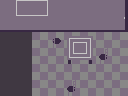

A 2D game scene composited from a Tiled map and its tileset images. What follows is a short description and the map's XML, with every tile layer's data as written:
An orthogonal 8x6 tile map with 16x16 px tiles, 3 tile layers (background, background+, items).

<map version="1.9" tiledversion="1.9.2" orientation="orthogonal" renderorder="right-down" width="8" height="6" tilewidth="16" tileheight="16" infinite="0" nextlayerid="5" nextobjectid="1">
 <tileset firstgid="1" source="tileset.tsx" />
 <layer id="3" name="background" width="8" height="6">
  <data encoding="csv">
34,34,34,34,34,34,34,34,
47,47,47,47,47,47,47,47,
8,8,74,74,74,74,74,74,
8,8,74,74,74,74,74,74,
8,8,74,74,74,74,74,74,
8,8,74,74,74,74,74,74
</data>
 </layer>
 <layer id="4" name="background+" width="8" height="6">
  <data encoding="csv">
0,57,58,0,0,0,0,0,
0,0,0,0,0,0,0,0,
0,0,0,0,0,0,0,0,
0,0,0,0,0,0,0,0,
0,0,0,0,0,0,0,0,
0,0,0,0,0,0,0,0
</data>
 </layer>
 <layer id="1" name="items" width="8" height="6">
  <data encoding="csv">
0,0,0,0,0,0,0,39,
0,0,0,0,0,0,0,52,
0,0,0,46,31,32,0,0,
0,0,0,0,44,45,33,0,
0,0,0,0,0,0,0,0,
0,0,0,0,33,0,0,0
</data>
 </layer>
</map>